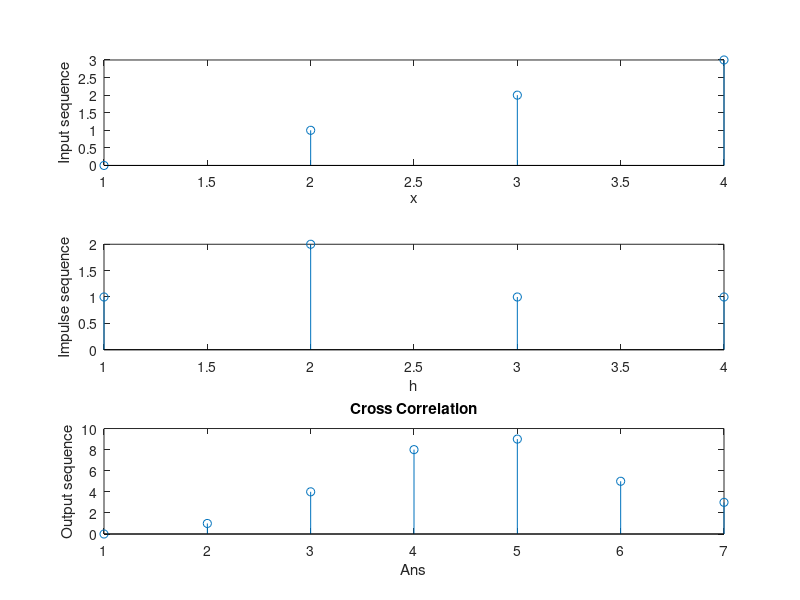

Here is the MATLAB script that generated this plot:
%Cross Correlation

clc;
clear all;
close all;

x = [0 1 2 3];
y = [1 1 2 1];

h = [];

for i = length(y):-1:1
    h  = [h y(i)];
end

arr = [];

for i =1:length(x)
    temp = h.*x(i);
    arr = [arr;temp];
end

[row, col] = size(arr);
sumRC = row+col;
sum = 0;
k=2;
ans = [];

while(k<=sumRC)
    for i =1:row
        for j = 1:col
            if(i+j==k)
                sum=sum+arr(i,j);
            end
        end
    end
    ans = [ans sum];
    sum=0;
    k=k+1;
end

disp(ans);

subplot(3,1,1);
stem(x);
xlabel('x');
ylabel('Input sequence');

subplot(3,1,2);
stem(h);
xlabel('h');
ylabel('Impulse sequence');

subplot(3,1,3);
stem(ans);
xlabel('Ans');
ylabel('Output sequence');
title('Cross Correlation');
